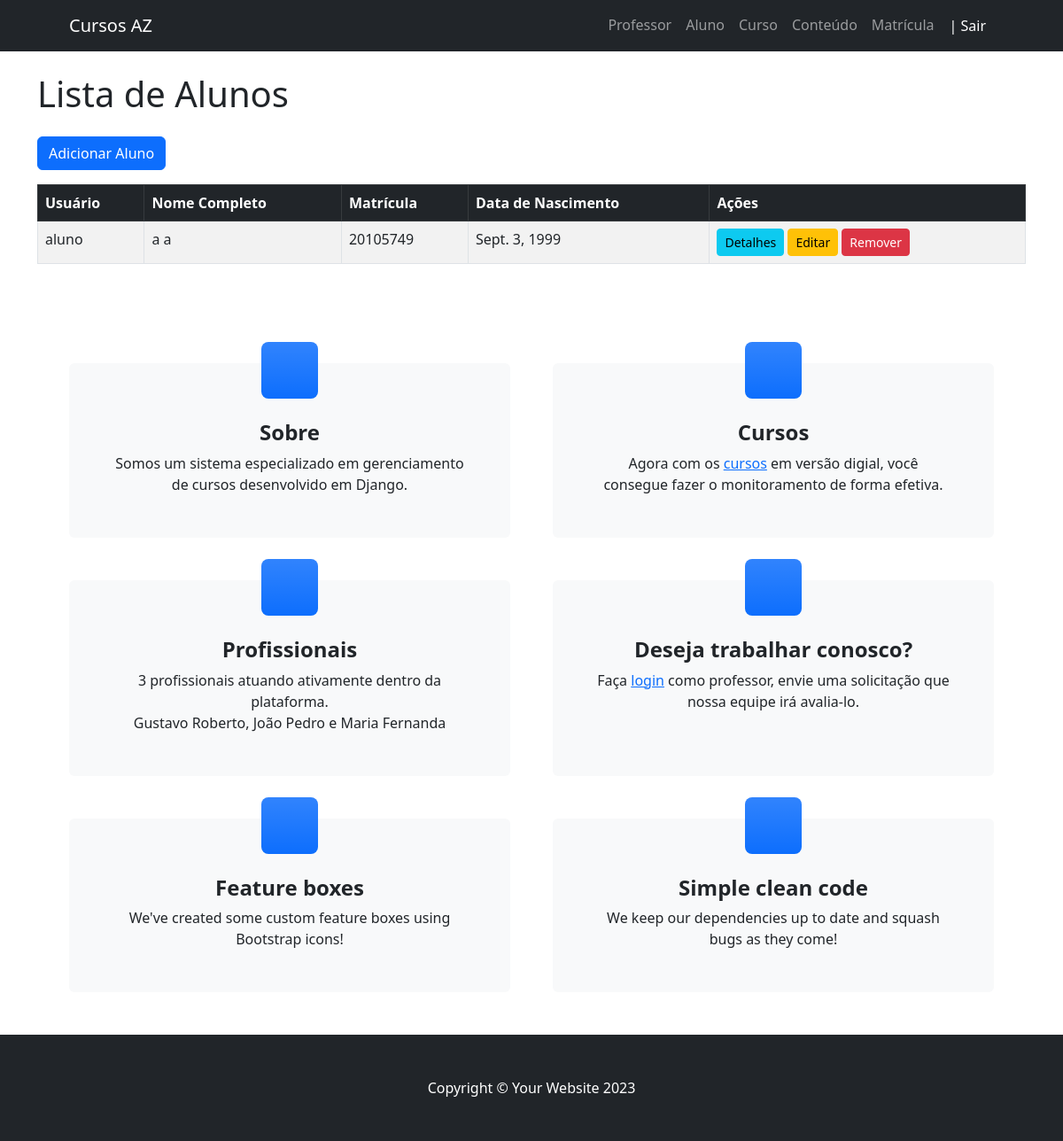
Before: /aluno/ (signed in) with the older database file.
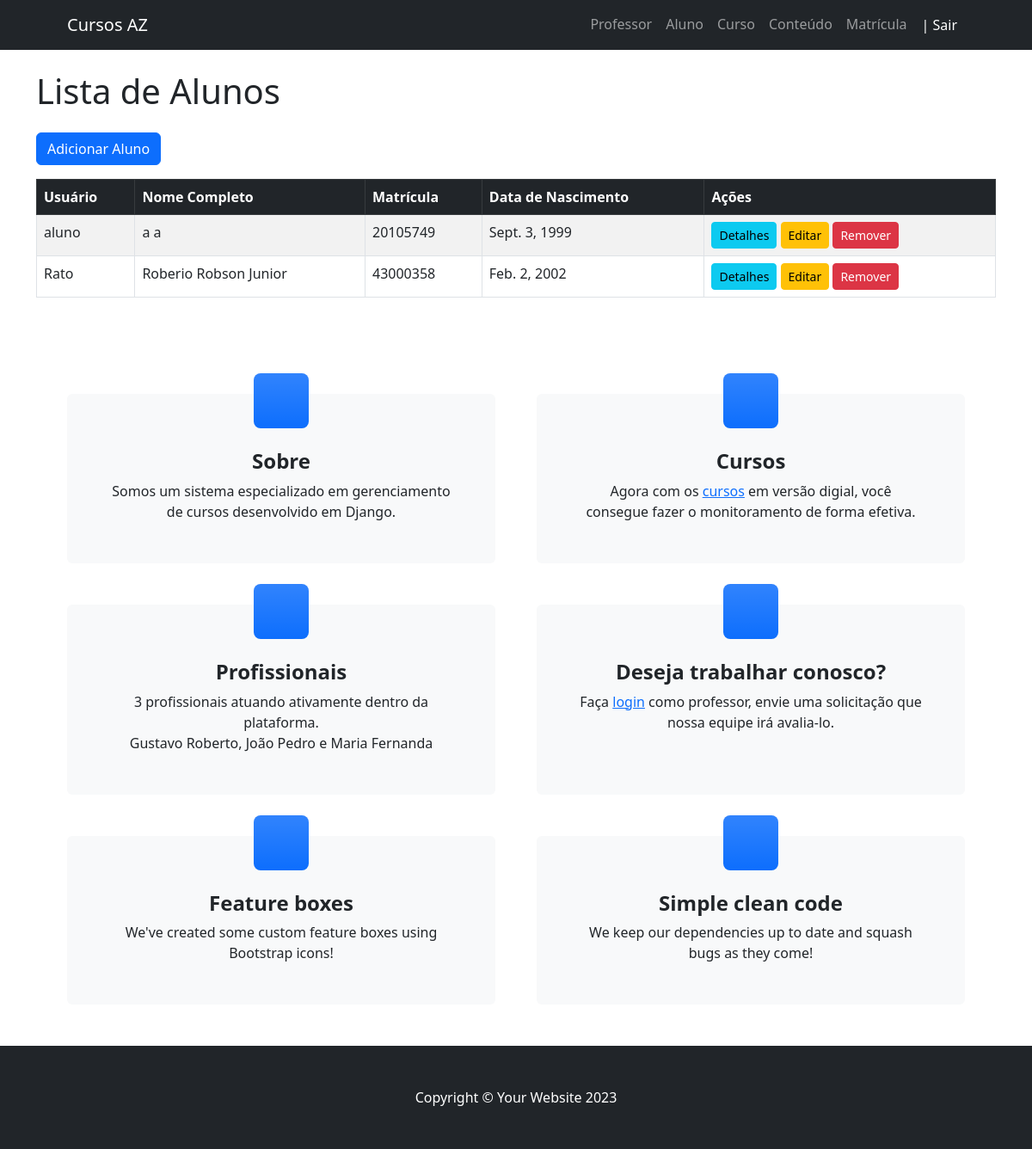
After: the same page with the newer database file.
### aluno/models.py (models this page shows, shortened)
class Aluno(User):
    matricula = models.CharField(
        max_length=20,
        unique=True,
        default=gerar_matricula,
        editable=False
    )
    data_nascimento = models.DateField()

### aluno/views.py (the view)
# urls.py: path('aluno/', views_aluno.index, name="index-aluno"),
@login_required
@permission_required('aluno.view_aluno', raise_exception=True)
def index(request):
    alunos = Aluno.objects.all()
    return render(request, 'aluno/index.html', {'alunos': alunos})

### templates/aluno/index.html
{% extends "_base.html" %}
{% block content %}
<br>
<div class="container">
    <h1 class="mb-4">Lista de Alunos</h1>
    <a href="{% url 'add-aluno' %}" class="btn btn-primary mb-3">Adicionar Aluno</a>
    <div class="table-responsive">
        <table class="table table-striped table-bordered">
            <thead class="table-dark">
                <tr>
                    <th>Usuário</th>
                    <th>Nome Completo</th>
                    <th>Matrícula</th>
                    <th>Data de Nascimento</th>
                    <th>Ações</th>
                </tr>
            </thead>
            <tbody>
                {% for aluno in alunos %}
                    <tr>
                        <td>{{ aluno.username }}</td>
                        <td>{{ aluno.get_full_name }}</td>
                        <td>{{ aluno.matricula }}</td>
                        <td>{{ aluno.data_nascimento }}</td>
                        <td>
                            <a href="{% url 'detail-aluno' aluno.id %}" class="btn btn-sm btn-info">Detalhes</a>
                            <a href="{% url 'edit-aluno' aluno.id %}" class="btn btn-sm btn-warning">Editar</a>
                            <a href="{% url 'remove-aluno' aluno.id %}" class="btn btn-sm btn-danger">Remover</a>
                        </td>
                    </tr>
                {% empty %}
                    <tr>
                        <td colspan="5" class="text-center">Nenhum aluno cadastrado.</td>
                    </tr>
                {% endfor %}
            </tbody>
        </table>
        <br><br><br>
    </div>
</div>
{% endblock %}/

Changed rows visible on the page:
added Aluno: username "Rato", get_full_name "Roberio Robson Junior", matricula "43000358", data_nascimento "Feb. 2, 2002"
